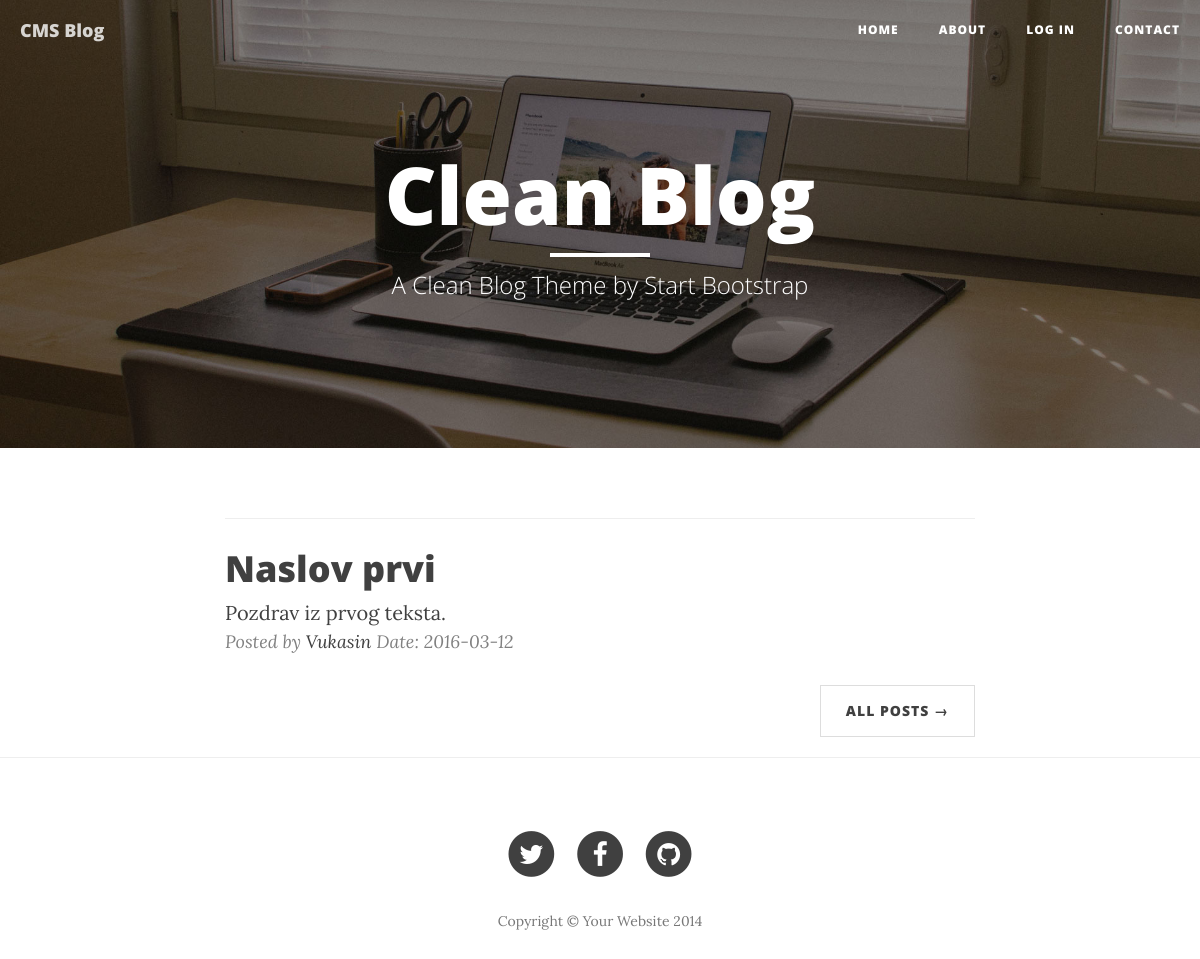
The app's page /post.php?p_id=1 with its own data.
### tables this page shows
CREATE TABLE IF NOT EXISTS `posts` (
  `post_id` int(3) NOT NULL AUTO_INCREMENT,
  `post_title` varchar(255) NOT NULL,
  `post_author` varchar(255) NOT NULL,
  `post_date` date NOT NULL,
  `post_content` text NOT NULL,
  PRIMARY KEY (`post_id`)
);

### post.php (the view, shortened to what this page needs)
<?php include "includes/header.php";?>
<div class="container">
    <div class="row">
        <div class="col-lg-8 col-lg-offset-2 col-md-10 col-md-offset-1">
            <?php
            if(isset($_GET['p_id'])){
                $the_post_id = $_GET['p_id'];
            }
            $query= "SELECT * FROM posts WHERE post_id = $the_post_id ";
            $select_posts = mysqli_query($connection,$query);
            while($row = mysqli_fetch_assoc($select_posts)){
                $post_title = $row ['post_title'];
                $post_author = $row ['post_author'];
                $post_date = $row ['post_date'];
                $post_content = $row ['post_content'];
            ?>
            <hr>
            <div class="post-preview">
                <a href="post.html">
                    <h2 class="post-title"><?php echo $post_title;?></h2>
                    <?php echo $post_content;?>
                </a>
                <p class="post-meta">Posted by <a href="#"><?php echo $post_author. " "; ?></a><?php echo "Date: ".$post_date;?></p>
            </div>
            <?php
            } ?>
            <ul class="pager">
                <li class="next">
                    <a href="index.php">All Posts &rarr;</a>
                </li>
            </ul>
        </div>
    </div>
</div>
<hr>
<?php include "includes/footer.php";?>

### records on screen
posts: post_title "Naslov prvi", post_content "Pozdrav iz prvog teksta.", post_author "Vukasin", post_date "2016-03-12"
